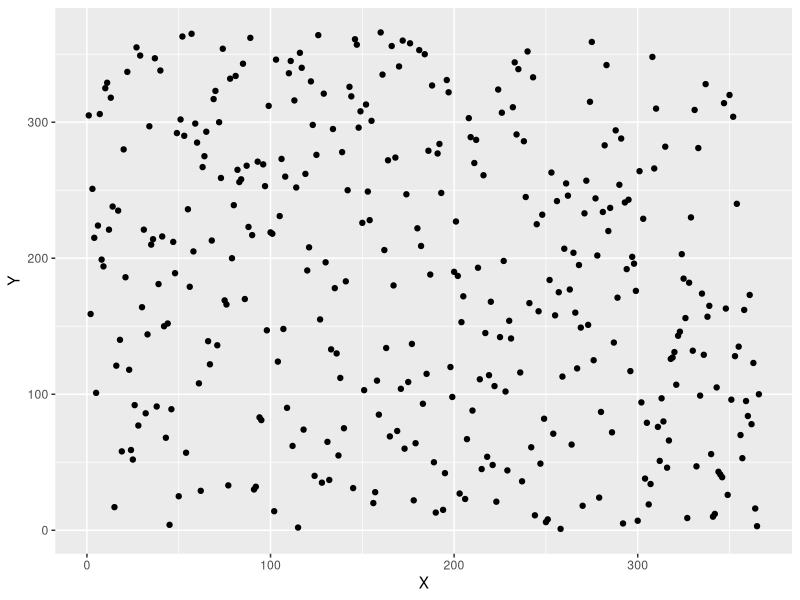
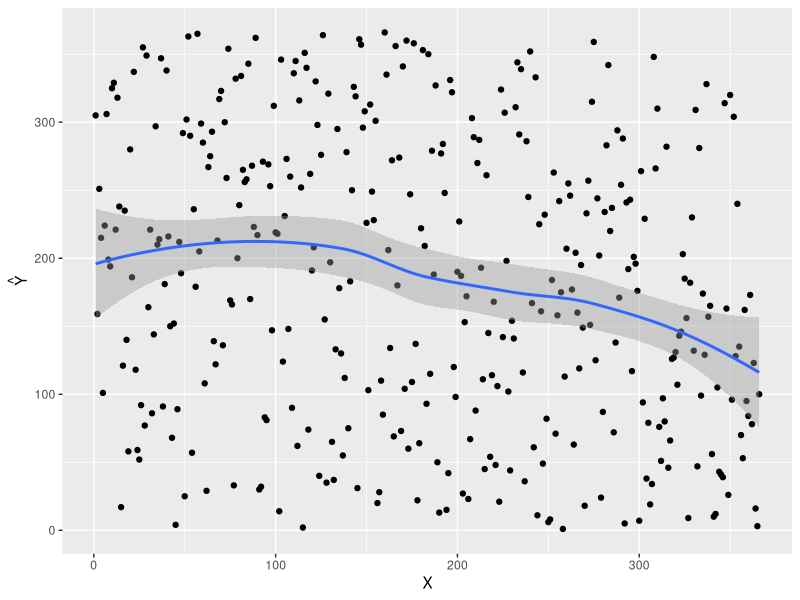
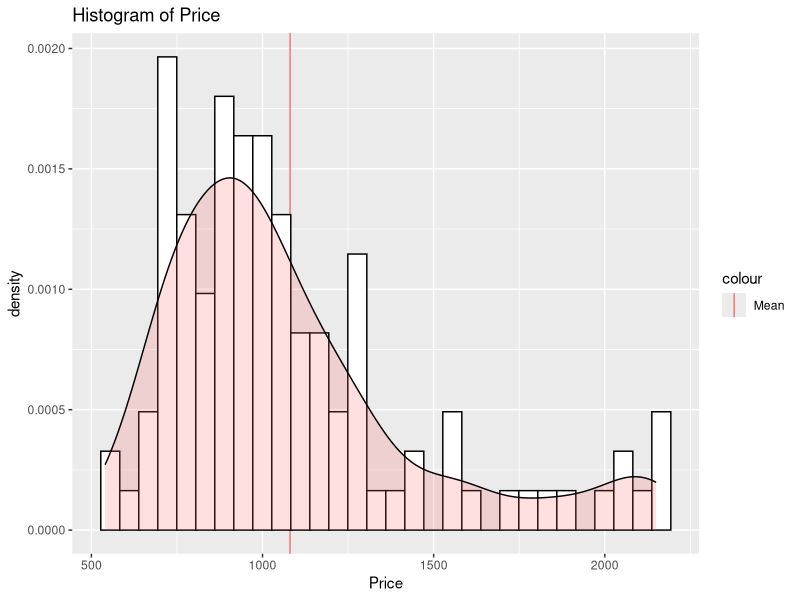
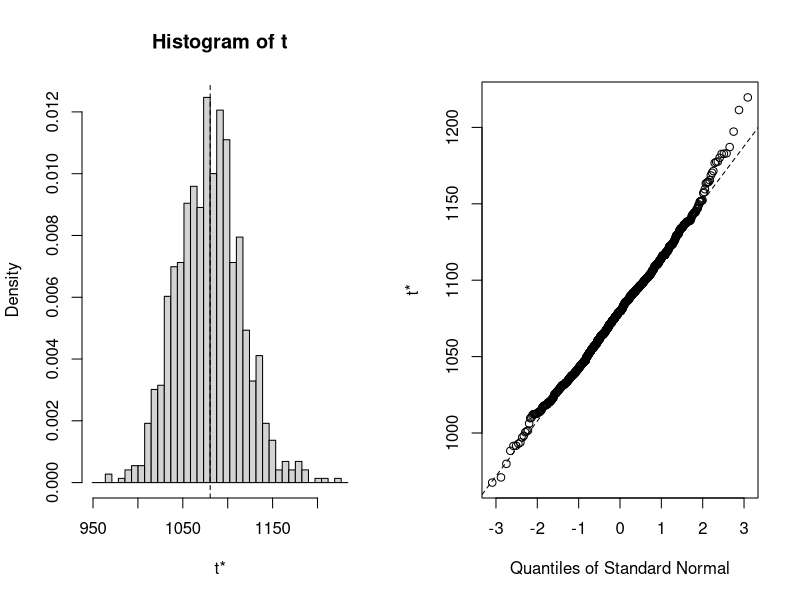

The R script that drew these images, in order: (Note: this script raises an error after producing the figures.)
## ---- chunk 1
knitr::opts_chunk$set(echo = TRUE)
## ---- chunk 2
# libraries used in this lab
library(ggplot2)
#install.packages("boot") # to create booststarp
library("boot")
## ---- chunk 3
# scatterplot 
rm(list=ls())
data1 = read.csv2("lottery.csv")
Y = data1$Draft_No
X = data1$Day_of_year

plot_11 = ggplot(data = data1,aes(x = X, y = Y)) + 
  geom_point() 
plot_11
## ---- chunk 4
plot_12 = plot_11 + 
  geom_smooth(model ="loess") + # `geom_smooth()` using method = 'loess' and formula 'y ~ x' - that´s correct
  ylab(expression(hat(Y)))
plot_12


## ---- chunk 5
rm(list = ls())
data2 = read.csv2("prices1.csv")
## ---- chunk 6
# calculate the mean of the price
price_mean = mean(data2$Price) # 1080.473

cols <- c("Mean"="#FF6633")
# create the plot - hist + distribution + mean
ggplot(data = data2, aes(x = Price)) + 
  #geom_histogram(color = "#33CCFF", fill = "#33CCFF") + 
  ggtitle("Histogram of Price") + 
  geom_vline(aes(xintercept = price_mean, color = "Mean")) + 
  geom_histogram(aes(y=..density..),
                 colour="black",
                 fill="white",
                 bins=30)+
  geom_density(alpha=.2, fill="#FF6666")  
  # geom_density(kernel = "poisson") create a possion distribution
## ---- chunk 7
price_mean
## ---- chunk 8
# code from slide 17
stat1 <- function(data,vn){
    data<-as.data.frame(data[vn,])
    res<-lm(Response~Predictor,data)
    res$coefficients[2]
}
x<-rnorm(100)
data<-cbind(Predictor=x, Response=3+2*x+rnorm(length(x), sd=0.5))
res<-boot(data,stat1,R=1000)
print(boot.ci(res))
## ---- chunk 9
# function - estiamte mean
stat1 <- function(data,vn){
    data = as.data.frame(data[vn,])
    return(mean(data$Price))
}

set.seed(123456)
res1 = boot(data2, stat1, R=1000)
res1
## ---- chunk 10
# 95% confidence interval mean price 
# --- bootstrap percentile, bootstrap BCa, and first–order normal approximation
print(boot.ci(res1)) # , type = c("perc", "bca", "basic")

# plot
plot(res1)

# the two functions does not work
plot.boot(res)
print.bootci(res)

## ---- chunk 11
# Uncertainty estimation: variance of estimator
# - Bootstrap
stat2 = function(data, vn){
  data = data[vn]
  result = (1/(length(data) -1)) * sum((data - mean(data))^2)
  return(result)
}

set.seed(123456)
res2 = boot(res1$t, stat2, R=1000)
res2
## ---- chunk 12
n = nrow(data2)
constant = 1/(n*(n-1))
T_i_star = c()
for (i in 1:n) {
  T_i_star[i] = n * mean(data2$Price) - (n-1) * mean(data2[-i,1])
}
J_T = (1/n) * sum(T_i_star)
Var_T_jackknife = constant * sum((T_i_star - J_T)^2)
## ---- chunk 13

